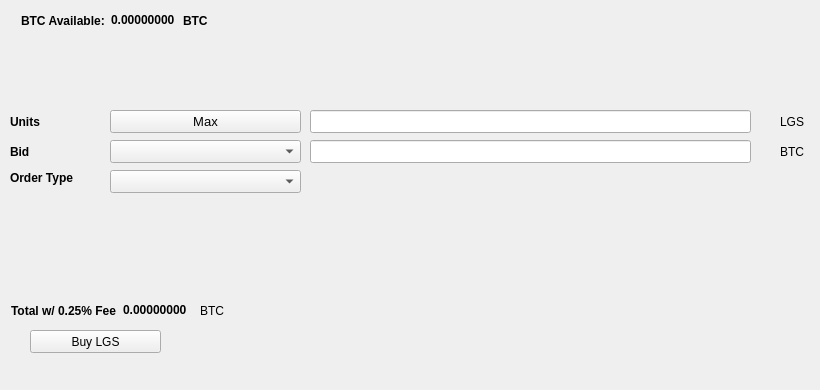
   <widget class="QWidget" name="BuyTab">
    <attribute name="title">
     <string>Buy</string>
    </attribute>
    <widget class="QPushButton" name="BuyLGS">
     <property name="geometry">
      <rect>
       <x>30</x>
       <y>330</y>
       <width>131</width>
       <height>23</height>
      </rect>
     </property>
     <property name="text">
      <string>Buy LGS</string>
     </property>
     <property name="icon">
      <iconset resource="../logiscoin.qrc">
       <normaloff>:/icons/bitcoin</normaloff>:/icons/bitcoin</iconset>
     </property>
    </widget>
    <widget class="QLabel" name="label_3">
     <property name="geometry">
      <rect>
       <x>10</x>
       <y>110</y>
       <width>46</width>
       <height>23</height>
      </rect>
     </property>
     <property name="font">
      <font>
       <weight>75</weight>
       <bold>true</bold>
      </font>
     </property>
     <property name="text">
      <string>Units</string>
     </property>
    </widget>
    <widget class="QLineEdit" name="UnitsInput">
     <property name="geometry">
      <rect>
       <x>310</x>
       <y>110</y>
       <width>441</width>
       <height>23</height>
      </rect>
     </property>
     <property name="font">
      <font>
       <pointsize>9</pointsize>
       <weight>75</weight>
       <bold>true</bold>
      </font>
     </property>
    </widget>
    <widget class="QLineEdit" name="BuyBidPriceEdit">
     <property name="geometry">
      <rect>
       <x>310</x>
       <y>140</y>
       <width>441</width>
       <height>23</height>
      </rect>
     </property>
     <property name="font">
      <font>
       <pointsize>9</pointsize>
       <weight>75</weight>
       <bold>true</bold>
      </font>
     </property>
    </widget>
    <widget class="QLabel" name="label_4">
     <property name="geometry">
      <rect>
       <x>780</x>
       <y>110</y>
       <width>31</width>
       <height>23</height>
      </rect>
     </property>
     <property name="text">
      <string>LGS</string>
     </property>
    </widget>
    <widget class="QLabel" name="label_5">
     <property name="geometry">
      <rect>
       <x>780</x>
       <y>140</y>
       <width>31</width>
       <height>23</height>
      </rect>
     </property>
     <property name="text">
      <string>BTC</string>
     </property>
    </widget>
    <widget class="QLabel" name="label_6">
     <property name="geometry">
      <rect>
       <x>10</x>
       <y>140</y>
       <width>46</width>
       <height>23</height>
      </rect>
     </property>
     <property name="font">
      <font>
       <weight>75</weight>
       <bold>true</bold>
      </font>
     </property>
     <property name="text">
      <string>Bid</string>
     </property>
    </widget>
    <widget class="QLabel" name="label_7">
     <property name="geometry">
      <rect>
       <x>10</x>
       <y>170</y>
       <width>91</width>
       <height>16</height>
      </rect>
     </property>
     <property name="font">
      <font>
       <weight>75</weight>
       <bold>true</bold>
      </font>
     </property>
     <property name="text">
      <string>Order Type</string>
     </property>
    </widget>
    <widget class="QPushButton" name="Buy_Max_Amount">
     <property name="geometry">
      <rect>
       <x>110</x>
       <y>110</y>
       <width>191</width>
       <height>23</height>
      </rect>
     </property>
     <property name="font">
      <font>
       <pointsize>10</pointsize>
      </font>
     </property>
     <property name="text">
      <string>Max</string>
     </property>
    </widget>
    <widget class="QComboBox" name="BuyBidcomboBox">
     <property name="geometry">
      <rect>
       <x>110</x>
       <y>140</y>
       <width>191</width>
       <height>23</height>
      </rect>
     </property>
     <property name="font">
      <font>
       <pointsize>10</pointsize>
      </font>
     </property>
    </widget>
    <widget class="QComboBox" name="buyOrdertypeCombo">
     <property name="geometry">
      <rect>
       <x>110</x>
       <y>170</y>
       <width>191</width>
       <height>23</height>
      </rect>
     </property>
     <property name="font">
      <font>
       <pointsize>10</pointsize>
      </font>
     </property>
    </widget>
    <widget class="QWidget" name="layoutWidget1">
     <property name="geometry">
      <rect>
       <x>21</x>
       <y>11</y>
       <width>227</width>
       <height>19</height>
      </rect>
     </property>
     <layout class="QHBoxLayout" name="horizontalLayout_3">
      <item>
       <widget class="QLabel" name="label232">
        <property name="font">
         <font>
          <weight>75</weight>
          <bold>true</bold>
         </font>
        </property>
        <property name="text">
         <string>BTC Available:</string>
        </property>
       </widget>
      </item>
      <item>
       <widget class="QLabel" name="BtcAvailableLbl">
        <property name="palette">
         <palette>
          <active>
           <colorrole role="WindowText">
            <brush brushstyle="SolidPattern">
             <color alpha="255">
              <red>0</red>
              <green>0</green>
              <blue>0</blue>
             </color>
            </brush>
           </colorrole>
           <colorrole role="Button">
            <brush brushstyle="SolidPattern">
             <color alpha="255">
              <red>0</red>
              <green>170</green>
              <blue>0</blue>
             </color>
            </brush>
           </colorrole>
           <colorrole role="Light">
            <brush brushstyle="SolidPattern">
             <color alpha="255">
              <red>0</red>
              <green>255</green>
              <blue>0</blue>
             </color>
            </brush>
           </colorrole>
           <colorrole role="Midlight">
            <brush brushstyle="SolidPattern">
             <color alpha="255">
              <red>0</red>
              <green>212</green>
              <blue>0</blue>
             </color>
            </brush>
           </colorrole>
           <colorrole role="Dark">
            <brush brushstyle="SolidPattern">
             <color alpha="255">
              <red>0</red>
              <green>85</green>
              <blue>0</blue>
             </color>
            </brush>
           </colorrole>
           <colorrole role="Mid">
            <brush brushstyle="SolidPattern">
             <color alpha="255">
              <red>0</red>
              <green>113</green>
              <blue>0</blue>
             </color>
            </brush>
           </colorrole>
           <colorrole role="Text">
            <brush brushstyle="SolidPattern">
             <color alpha="255">
              <red>0</red>
              <green>170</green>
              <blue>0</blue>
             </color>
            </brush>
           </colorrole>
           <colorrole role="BrightText">
            <brush brushstyle="SolidPattern">
             <color alpha="255">
              <red>255</red>
              <green>255</green>
              <blue>255</blue>
             </color>
            </brush>
           </colorrole>
           <colorrole role="ButtonText">
            <brush brushstyle="SolidPattern">
             <color alpha="255">
              <red>0</red>
              <green>0</green>
              <blue>0</blue>
             </color>
            </brush>
           </colorrole>
           <colorrole role="Base">
            <brush brushstyle="SolidPattern">
             <color alpha="255">
              <red>255</red>
              <green>255</green>
              <blue>255</blue>
             </color>
            </brush>
           </colorrole>
           <colorrole role="Window">
            <brush brushstyle="SolidPattern">
             <color alpha="255">
              <red>0</red>
              <green>170</green>
              <blue>0</blue>
             </color>
            </brush>
           </colorrole>
           <colorrole role="Shadow">
            <brush brushstyle="SolidPattern">
             <color alpha="255">
              <red>0</red>
              <green>0</green>
              <blue>0</blue>
             </color>
            </brush>
           </colorrole>
           <colorrole role="AlternateBase">
            <brush brushstyle="SolidPattern">
             <color alpha="255">
              <red>127</red>
              <green>212</green>
              <blue>127</blue>
             </color>
            </brush>
           </colorrole>
           <colorrole role="ToolTipBase">
            <brush brushstyle="SolidPattern">
             <color alpha="255">
              <red>255</red>
              <green>255</green>
              <blue>220</blue>
             </color>
            </brush>
           </colorrole>
           <colorrole role="ToolTipText">
            <brush brushstyle="SolidPattern">
             <color alpha="255">
              <red>0</red>
              <green>0</green>
              <blue>0</blue>
             </color>
            </brush>
           </colorrole>
          </active>
          <inactive>
           <colorrole role="WindowText">
            <brush brushstyle="SolidPattern">
             <color alpha="255">
              <red>0</red>
              <green>0</green>
              <blue>0</blue>
             </color>
            </brush>
           </colorrole>
           <colorrole role="Button">
            <brush brushstyle="SolidPattern">
             <color alpha="255">
              <red>0</red>
              <green>170</green>
              <blue>0</blue>
             </color>
            </brush>
           </colorrole>
           <colorrole role="Light">
            <brush brushstyle="SolidPattern">
             <color alpha="255">
              <red>0</red>
              <green>255</green>
              <blue>0</blue>
             </color>
            </brush>
           </colorrole>
           <colorrole role="Midlight">
            <brush brushstyle="SolidPattern">
             <color alpha="255">
              <red>0</red>
              <green>212</green>
              <blue>0</blue>
             </color>
            </brush>
           </colorrole>
           <colorrole role="Dark">
            <brush brushstyle="SolidPattern">
             <color alpha="255">
              <red>0</red>
              <green>85</green>
              <blue>0</blue>
             </color>
            </brush>
           </colorrole>
           <colorrole role="Mid">
            <brush brushstyle="SolidPattern">
             <color alpha="255">
              <red>0</red>
              <green>113</green>
              <blue>0</blue>
             </color>
            </brush>
           </colorrole>
           <colorrole role="Text">
            <brush brushstyle="SolidPattern">
             <color alpha="255">
              <red>0</red>
              <green>170</green>
              <blue>0</blue>
             </color>
            </brush>
           </colorrole>
           <colorrole role="BrightText">
            <brush brushstyle="SolidPattern">
             <color alpha="255">
              <red>255</red>
              <green>255</green>
              <blue>255</blue>
             </color>
            </brush>
           </colorrole>
           <colorrole role="ButtonText">
            <brush brushstyle="SolidPattern">
             <color alpha="255">
              <red>0</red>
              <green>0</green>
              <blue>0</blue>
             </color>
            </brush>
           </colorrole>
           <colorrole role="Base">
            <brush brushstyle="SolidPattern">
             <color alpha="255">
              <red>255</red>
              <green>255</green>
              <blue>255</blue>
             </color>
            </brush>
           </colorrole>
           <colorrole role="Window">
            <brush brushstyle="SolidPattern">
             <color alpha="255">
              <red>0</red>
              <green>170</green>
              <blue>0</blue>
             </color>
            </brush>
           </colorrole>
           <colorrole role="Shadow">
            <brush brushstyle="SolidPattern">
             <color alpha="255">
              <red>0</red>
              <green>0</green>
              <blue>0</blue>
             </color>
            </brush>
           </colorrole>
           <colorrole role="AlternateBase">
            <brush brushstyle="SolidPattern">
             <color alpha="255">
              <red>127</red>
              <green>212</green>
              <blue>127</blue>
             </color>
            </brush>
           </colorrole>
           <colorrole role="ToolTipBase">
            <brush brushstyle="SolidPattern">
             <color alpha="255">
              <red>255</red>
              <green>255</green>
              <blue>220</blue>
             </color>
            </brush>
           </colorrole>
           <colorrole role="ToolTipText">
            <brush brushstyle="SolidPattern">
             <color alpha="255">
              <red>0</red>
              <green>0</green>
              <blue>0</blue>
             </color>
            </brush>
           </colorrole>
          </inactive>
          <disabled>
           <colorrole role="WindowText">
            <brush brushstyle="SolidPattern">
             <color alpha="255">
              <red>0</red>
              <green>85</green>
              <blue>0</blue>
             </color>
            </brush>
           </colorrole>
           <colorrole role="Button">
            <brush brushstyle="SolidPattern">
             <color alpha="255">
              <red>0</red>
              <green>170</green>
              <blue>0</blue>
             </color>
            </brush>
           </colorrole>
           <colorrole role="Light">
            <brush brushstyle="SolidPattern">
             <color alpha="255">
              <red>0</red>
              <green>255</green>
              <blue>0</blue>
             </color>
            </brush>
           </colorrole>
           <colorrole role="Midlight">
            <brush brushstyle="SolidPattern">
             <color alpha="255">
              <red>0</red>
              <green>212</green>
              <blue>0</blue>
             </color>
            </brush>
           </colorrole>
           <colorrole role="Dark">
            <brush brushstyle="SolidPattern">
             <color alpha="255">
              <red>0</red>
              <green>85</green>
              <blue>0</blue>
             </color>
            </brush>
           </colorrole>
           <colorrole role="Mid">
            <brush brushstyle="SolidPattern">
             <color alpha="255">
              <red>0</red>
              <green>113</green>
              <blue>0</blue>
             </color>
            </brush>
           </colorrole>
           <colorrole role="Text">
            <brush brushstyle="SolidPattern">
             <color alpha="255">
              <red>0</red>
              <green>85</green>
              <blue>0</blue>
             </color>
            </brush>
           </colorrole>
           <colorrole role="BrightText">
            <brush brushstyle="SolidPattern">
             <color alpha="255">
              <red>255</red>
              <green>255</green>
              <blue>255</blue>
             </color>
            </brush>
           </colorrole>
           <colorrole role="ButtonText">
            <brush brushstyle="SolidPattern">
             <color alpha="255">
              <red>0</red>
              <green>85</green>
              <blue>0</blue>
             </color>
            </brush>
           </colorrole>
           <colorrole role="Base">
            <brush brushstyle="SolidPattern">
             <color alpha="255">
              <red>0</red>
              <green>170</green>
              <blue>0</blue>
             </color>
            </brush>
           </colorrole>
           <colorrole role="Window">
            <brush brushstyle="SolidPattern">
             <color alpha="255">
              <red>0</red>
              <green>170</green>
              <blue>0</blue>
             </color>
            </brush>
           </colorrole>
           <colorrole role="Shadow">
            <brush brushstyle="SolidPattern">
             <color alpha="255">
              <red>0</red>
              <green>0</green>
              <blue>0</blue>
             </color>
            </brush>
           </colorrole>
           <colorrole role="AlternateBase">
            <brush brushstyle="SolidPattern">
             <color alpha="255">
              <red>0</red>
              <green>170</green>
              <blue>0</blue>
             </color>
            </brush>
           </colorrole>
           <colorrole role="ToolTipBase">
            <brush brushstyle="SolidPattern">
             <color alpha="255">
              <red>255</red>
              <green>255</green>
              <blue>220</blue>
             </color>
            </brush>
           </colorrole>
           <colorrole role="ToolTipText">
            <brush brushstyle="SolidPattern">
             <color alpha="255">
              <red>0</red>
              <green>0</green>
              <blue>0</blue>
             </color>
            </brush>
           </colorrole>
          </disabled>
         </palette>
        </property>
        <property name="font">
         <font>
          <weight>75</weight>
          <bold>true</bold>
         </font>
        </property>
        <property name="text">
         <string>0.00000000</string>
        </property>
        <property name="textInteractionFlags">
         <set>Qt::LinksAccessibleByMouse|Qt::TextSelectableByKeyboard|Qt::TextSelectableByMouse</set>
        </property>
       </widget>
      </item>
      <item>
       <widget class="QLabel" name="BtcAvailableLbl_2">
        <property name="font">
         <font>
          <weight>75</weight>
          <bold>true</bold>
         </font>
        </property>
        <property name="text">
         <string>BTC</string>
        </property>
       </widget>
      </item>
     </layout>
    </widget>
    <widget class="QWidget" name="layoutWidge2">
     <property name="geometry">
      <rect>
       <x>11</x>
       <y>301</y>
       <width>259</width>
       <height>19</height>
      </rect>
     </property>
     <layout class="QHBoxLayout" name="horizontalLayout_4">
      <item>
       <widget class="QLabel" name="label_9">
        <property name="font">
         <font>
          <weight>75</weight>
          <bold>true</bold>
         </font>
        </property>
        <property name="text">
         <string>Total w/ 0.25% Fee</string>
        </property>
       </widget>
      </item>
      <item>
       <widget class="QLabel" name="BuyCostLabel">
        <property name="palette">
         <palette>
          <active>
           <colorrole role="WindowText">
            <brush brushstyle="SolidPattern">
             <color alpha="255">
              <red>0</red>
              <green>0</green>
              <blue>0</blue>
             </color>
            </brush>
           </colorrole>
           <colorrole role="Button">
            <brush brushstyle="SolidPattern">
             <color alpha="255">
              <red>0</red>
              <green>170</green>
              <blue>0</blue>
             </color>
            </brush>
           </colorrole>
           <colorrole role="Light">
            <brush brushstyle="SolidPattern">
             <color alpha="255">
              <red>0</red>
              <green>255</green>
              <blue>0</blue>
             </color>
            </brush>
           </colorrole>
           <colorrole role="Midlight">
            <brush brushstyle="SolidPattern">
             <color alpha="255">
              <red>0</red>
              <green>212</green>
              <blue>0</blue>
             </color>
            </brush>
           </colorrole>
           <colorrole role="Dark">
            <brush brushstyle="SolidPattern">
             <color alpha="255">
              <red>0</red>
              <green>85</green>
              <blue>0</blue>
             </color>
            </brush>
           </colorrole>
           <colorrole role="Mid">
            <brush brushstyle="SolidPattern">
             <color alpha="255">
              <red>0</red>
              <green>113</green>
              <blue>0</blue>
             </color>
            </brush>
           </colorrole>
           <colorrole role="Text">
            <brush brushstyle="SolidPattern">
             <color alpha="255">
              <red>0</red>
              <green>170</green>
              <blue>0</blue>
             </color>
            </brush>
           </colorrole>
           <colorrole role="BrightText">
            <brush brushstyle="SolidPattern">
             <color alpha="255">
              <red>255</red>
              <green>255</green>
              <blue>255</blue>
             </color>
            </brush>
           </colorrole>
           <colorrole role="ButtonText">
            <brush brushstyle="SolidPattern">
             <color alpha="255">
              <red>0</red>
              <green>0</green>
              <blue>0</blue>
             </color>
            </brush>
           </colorrole>
           <colorrole role="Base">
            <brush brushstyle="SolidPattern">
             <color alpha="255">
              <red>255</red>
              <green>255</green>
              <blue>255</blue>
             </color>
            </brush>
           </colorrole>
           <colorrole role="Window">
            <brush brushstyle="SolidPattern">
             <color alpha="255">
              <red>0</red>
              <green>170</green>
              <blue>0</blue>
             </color>
            </brush>
           </colorrole>
           <colorrole role="Shadow">
            <brush brushstyle="SolidPattern">
             <color alpha="255">
              <red>0</red>
              <green>0</green>
              <blue>0</blue>
             </color>
            </brush>
           </colorrole>
           <colorrole role="AlternateBase">
            <brush brushstyle="SolidPattern">
             <color alpha="255">
              <red>127</red>
              <green>212</green>
              <blue>127</blue>
             </color>
            </brush>
           </colorrole>
           <colorrole role="ToolTipBase">
            <brush brushstyle="SolidPattern">
             <color alpha="255">
              <red>255</red>
              <green>255</green>
              <blue>220</blue>
             </color>
            </brush>
           </colorrole>
           <colorrole role="ToolTipText">
            <brush brushstyle="SolidPattern">
             <color alpha="255">
              <red>0</red>
              <green>0</green>
              <blue>0</blue>
             </color>
            </brush>
           </colorrole>
          </active>
          <inactive>
           <colorrole role="WindowText">
            <brush brushstyle="SolidPattern">
             <color alpha="255">
              <red>0</red>
              <green>0</green>
              <blue>0</blue>
             </color>
            </brush>
           </colorrole>
           <colorrole role="Button">
            <brush brushstyle="SolidPattern">
             <color alpha="255">
              <red>0</red>
              <green>170</green>
              <blue>0</blue>
             </color>
            </brush>
           </colorrole>
           <colorrole role="Light">
            <brush brushstyle="SolidPattern">
             <color alpha="255">
              <red>0</red>
              <green>255</green>
              <blue>0</blue>
             </color>
            </brush>
           </colorrole>
           <colorrole role="Midlight">
            <brush brushstyle="SolidPattern">
             <color alpha="255">
              <red>0</red>
              <green>212</green>
              <blue>0</blue>
             </color>
            </brush>
           </colorrole>
           <colorrole role="Dark">
            <brush brushstyle="SolidPattern">
             <color alpha="255">
              <red>0</red>
              <green>85</green>
              <blue>0</blue>
             </color>
            </brush>
           </colorrole>
           <colorrole role="Mid">
            <brush brushstyle="SolidPattern">
             <color alpha="255">
              <red>0</red>
              <green>113</green>
              <blue>0</blue>
             </color>
            </brush>
           </colorrole>
           <colorrole role="Text">
            <brush brushstyle="SolidPattern">
             <color alpha="255">
              <red>0</red>
              <green>170</green>
              <blue>0</blue>
             </color>
            </brush>
           </colorrole>
           <colorrole role="BrightText">
            <brush brushstyle="SolidPattern">
             <color alpha="255">
              <red>255</red>
              <green>255</green>
              <blue>255</blue>
             </color>
            </brush>
           </colorrole>
           <colorrole role="ButtonText">
            <brush brushstyle="SolidPattern">
             <color alpha="255">
              <red>0</red>
              <green>0</green>
              <blue>0</blue>
             </color>
            </brush>
           </colorrole>
           <colorrole role="Base">
            <brush brushstyle="SolidPattern">
             <color alpha="255">
              <red>255</red>
              <green>255</green>
              <blue>255</blue>
             </color>
            </brush>
           </colorrole>
           <colorrole role="Window">
            <brush brushstyle="SolidPattern">
             <color alpha="255">
              <red>0</red>
              <green>170</green>
              <blue>0</blue>
             </color>
            </brush>
           </colorrole>
           <colorrole role="Shadow">
            <brush brushstyle="SolidPattern">
             <color alpha="255">
              <red>0</red>
              <green>0</green>
              <blue>0</blue>
             </color>
            </brush>
           </colorrole>
           <colorrole role="AlternateBase">
            <brush brushstyle="SolidPattern">
             <color alpha="255">
              <red>127</red>
              <green>212</green>
              <blue>127</blue>
             </color>
            </brush>
           </colorrole>
           <colorrole role="ToolTipBase">
            <brush brushstyle="SolidPattern">
             <color alpha="255">
              <red>255</red>
              <green>255</green>
              <blue>220</blue>
             </color>
            </brush>
           </colorrole>
           <colorrole role="ToolTipText">
            <brush brushstyle="SolidPattern">
             <color alpha="255">
              <red>0</red>
              <green>0</green>
              <blue>0</blue>
             </color>
            </brush>
           </colorrole>
          </inactive>
          <disabled>
           <colorrole role="WindowText">
            <brush brushstyle="SolidPattern">
             <color alpha="255">
              <red>0</red>
              <green>85</green>
              <blue>0</blue>
             </color>
            </brush>
           </colorrole>
           <colorrole role="Button">
            <brush brushstyle="SolidPattern">
             <color alpha="255">
              <red>0</red>
              <green>170</green>
              <blue>0</blue>
             </color>
            </brush>
           </colorrole>
           <colorrole role="Light">
            <brush brushstyle="SolidPattern">
             <color alpha="255">
              <red>0</red>
              <green>255</green>
              <blue>0</blue>
             </color>
            </brush>
           </colorrole>
           <colorrole role="Midlight">
            <brush brushstyle="SolidPattern">
             <color alpha="255">
              <red>0</red>
              <green>212</green>
              <blue>0</blue>
             </color>
            </brush>
           </colorrole>
           <colorrole role="Dark">
            <brush brushstyle="SolidPattern">
             <color alpha="255">
              <red>0</red>
              <green>85</green>
              <blue>0</blue>
             </color>
            </brush>
           </colorrole>
           <colorrole role="Mid">
            <brush brushstyle="SolidPattern">
             <color alpha="255">
              <red>0</red>
              <green>113</green>
              <blue>0</blue>
             </color>
            </brush>
           </colorrole>
           <colorrole role="Text">
            <brush brushstyle="SolidPattern">
             <color alpha="255">
              <red>0</red>
              <green>85</green>
              <blue>0</blue>
             </color>
            </brush>
           </colorrole>
           <colorrole role="BrightText">
            <brush brushstyle="SolidPattern">
             <color alpha="255">
              <red>255</red>
              <green>255</green>
              <blue>255</blue>
             </color>
            </brush>
           </colorrole>
           <colorrole role="ButtonText">
            <brush brushstyle="SolidPattern">
             <color alpha="255">
              <red>0</red>
              <green>85</green>
              <blue>0</blue>
             </color>
            </brush>
           </colorrole>
           <colorrole role="Base">
            <brush brushstyle="SolidPattern">
             <color alpha="255">
              <red>0</red>
              <green>170</green>
              <blue>0</blue>
             </color>
            </brush>
           </colorrole>
           <colorrole role="Window">
            <brush brushstyle="SolidPattern">
             <color alpha="255">
              <red>0</red>
              <green>170</green>
              <blue>0</blue>
             </color>
            </brush>
           </colorrole>
           <colorrole role="Shadow">
            <brush brushstyle="SolidPattern">
             <color alpha="255">
              <red>0</red>
              <green>0</green>
              <blue>0</blue>
             </color>
            </brush>
           </colorrole>
           <colorrole role="AlternateBase">
            <brush brushstyle="SolidPattern">
             <color alpha="255">
              <red>0</red>
              <green>170</green>
              <blue>0</blue>
             </color>
            </brush>
           </colorrole>
           <colorrole role="ToolTipBase">
            <brush brushstyle="SolidPattern">
             <color alpha="255">
              <red>255</red>
              <green>255</green>
              <blue>220</blue>
             </color>
            </brush>
           </colorrole>
           <colorrole role="ToolTipText">
            <brush brushstyle="SolidPattern">
             <color alpha="255">
              <red>0</red>
              <green>0</green>
              <blue>0</blue>
             </color>
            </brush>
           </colorrole>
          </disabled>
         </palette>
        </property>
        <property name="font">
         <font>
          <weight>75</weight>
          <bold>true</bold>
         </font>
        </property>
        <property name="autoFillBackground">
         <bool>false</bool>
        </property>
        <property name="text">
         <string>0.00000000</string>
        </property>
        <property name="textInteractionFlags">
         <set>Qt::LinksAccessibleByMouse|Qt::TextSelectableByMouse</set>
        </property>
       </widget>
      </item>
      <item>
       <widget class="QLabel" name="label_10">
        <property name="font">
         <font>
          <weight>50</weight>
          <bold>false</bold>
         </font>
        </property>
        <property name="text">
         <string>BTC</string>
        </property>
       </widget>
      </item>
     </layout>
    </widget>
    <widget class="QLabel" name="label_24">
     <property name="geometry">
      <rect>
       <x>460</x>
       <y>300</y>
       <width>281</width>
       <height>81</height>
      </rect>
     </property>
     <property name="text">
      <string/>
     </property>
     <property name="pixmap">
      <pixmap>:/images/bittrex</pixmap>
     </property>
    </widget>
   </widget>
